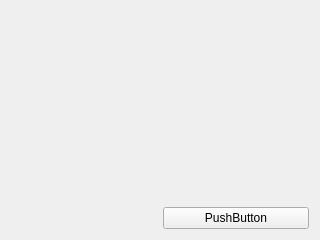
<?xml version="1.0" encoding="UTF-8"?>
<ui version="4.0">
 <class>MainWindow</class>
 <widget class="QMainWindow" name="MainWindow">
  <property name="geometry">
   <rect>
    <x>0</x>
    <y>0</y>
    <width>320</width>
    <height>240</height>
   </rect>
  </property>
  <property name="windowTitle">
   <string>MainWindow</string>
  </property>
  <widget class="QWidget" name="centralwidget">
   <layout class="QHBoxLayout" name="horizontalLayout">
    <item>
     <widget class="ShaderWidget" name="widget" native="true"/>
    </item>
    <item>
     <layout class="QGridLayout" name="gridLayout">
      <item row="0" column="0">
       <spacer name="verticalSpacer">
        <property name="orientation">
         <enum>Qt::Vertical</enum>
        </property>
        <property name="sizeHint" stdset="0">
         <size>
          <width>20</width>
          <height>40</height>
         </size>
        </property>
       </spacer>
      </item>
      <item row="1" column="0">
       <widget class="QPushButton" name="pushButton">
        <property name="text">
         <string>PushButton</string>
        </property>
       </widget>
      </item>
     </layout>
    </item>
   </layout>
  </widget>
 </widget>
 <layoutdefault spacing="6" margin="11"/>
 <customwidgets>
  <customwidget>
   <class>ShaderWidget</class>
   <extends>QWidget</extends>
   <header location="global">shaderwidget.h</header>
   <container>1</container>
  </customwidget>
 </customwidgets>
 <resources/>
 <connections>
  <connection>
   <sender>pushButton</sender>
   <signal>clicked()</signal>
   <receiver>MainWindow</receiver>
   <slot>close()</slot>
   <hints>
    <hint type="sourcelabel">
     <x>240</x>
     <y>214</y>
    </hint>
    <hint type="destinationlabel">
     <x>299</x>
     <y>37</y>
    </hint>
   </hints>
  </connection>
 </connections>
</ui>
